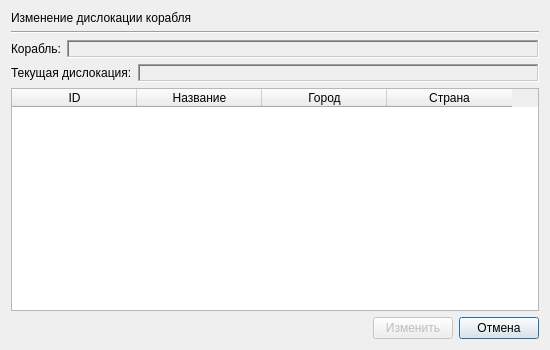
<?xml version="1.0" encoding="UTF-8"?>
<ui version="4.0">
 <class>edit_ship_loc_dialog</class>
 <widget class="QDialog" name="edit_ship_loc_dialog">
  <property name="windowModality">
   <enum>Qt::NonModal</enum>
  </property>
  <property name="geometry">
   <rect>
    <x>0</x>
    <y>0</y>
    <width>550</width>
    <height>350</height>
   </rect>
  </property>
  <property name="minimumSize">
   <size>
    <width>550</width>
    <height>350</height>
   </size>
  </property>
  <property name="maximumSize">
   <size>
    <width>550</width>
    <height>350</height>
   </size>
  </property>
  <property name="windowTitle">
   <string>Изменение дислокации корабля</string>
  </property>
  <layout class="QGridLayout" name="gridLayout">
   <item row="3" column="0" colspan="3">
    <layout class="QGridLayout" name="gridLayout_2">
     <item row="1" column="0">
      <widget class="QLabel" name="label">
       <property name="sizePolicy">
        <sizepolicy hsizetype="Fixed" vsizetype="Preferred">
         <horstretch>0</horstretch>
         <verstretch>0</verstretch>
        </sizepolicy>
       </property>
       <property name="text">
        <string>Текущая дислокация:</string>
       </property>
      </widget>
     </item>
     <item row="1" column="1">
      <widget class="QLabel" name="current_loc">
       <property name="frameShape">
        <enum>QFrame::WinPanel</enum>
       </property>
       <property name="frameShadow">
        <enum>QFrame::Sunken</enum>
       </property>
       <property name="text">
        <string/>
       </property>
      </widget>
     </item>
    </layout>
   </item>
   <item row="4" column="0" colspan="3">
    <widget class="QTableWidget" name="table">
     <property name="editTriggers">
      <set>QAbstractItemView::NoEditTriggers</set>
     </property>
     <property name="selectionMode">
      <enum>QAbstractItemView::SingleSelection</enum>
     </property>
     <property name="selectionBehavior">
      <enum>QAbstractItemView::SelectRows</enum>
     </property>
     <attribute name="horizontalHeaderDefaultSectionSize">
      <number>125</number>
     </attribute>
     <column>
      <property name="text">
       <string>ID</string>
      </property>
     </column>
     <column>
      <property name="text">
       <string>Название</string>
      </property>
     </column>
     <column>
      <property name="text">
       <string>Город</string>
      </property>
     </column>
     <column>
      <property name="text">
       <string>Страна</string>
      </property>
     </column>
    </widget>
   </item>
   <item row="0" column="0" colspan="3">
    <widget class="QLabel" name="label_dialog_inpoject">
     <property name="text">
      <string>Изменение дислокации корабля</string>
     </property>
    </widget>
   </item>
   <item row="5" column="2">
    <widget class="QPushButton" name="cancel_button">
     <property name="sizePolicy">
      <sizepolicy hsizetype="Minimum" vsizetype="Fixed">
       <horstretch>0</horstretch>
       <verstretch>0</verstretch>
      </sizepolicy>
     </property>
     <property name="text">
      <string>Отмена</string>
     </property>
    </widget>
   </item>
   <item row="5" column="0">
    <spacer name="horizontalSpacer">
     <property name="orientation">
      <enum>Qt::Horizontal</enum>
     </property>
     <property name="sizeHint" stdset="0">
      <size>
       <width>40</width>
       <height>20</height>
      </size>
     </property>
    </spacer>
   </item>
   <item row="5" column="1">
    <widget class="QPushButton" name="add_button">
     <property name="enabled">
      <bool>false</bool>
     </property>
     <property name="text">
      <string>Изменить</string>
     </property>
    </widget>
   </item>
   <item row="1" column="0" colspan="3">
    <widget class="Line" name="line">
     <property name="orientation">
      <enum>Qt::Horizontal</enum>
     </property>
    </widget>
   </item>
   <item row="2" column="0" colspan="3">
    <layout class="QGridLayout" name="gridLayout_4">
     <item row="1" column="0">
      <widget class="QLabel" name="label_2">
       <property name="sizePolicy">
        <sizepolicy hsizetype="Fixed" vsizetype="Preferred">
         <horstretch>0</horstretch>
         <verstretch>0</verstretch>
        </sizepolicy>
       </property>
       <property name="text">
        <string>Корабль:</string>
       </property>
      </widget>
     </item>
     <item row="1" column="1">
      <widget class="QLabel" name="current_ship">
       <property name="frameShape">
        <enum>QFrame::WinPanel</enum>
       </property>
       <property name="frameShadow">
        <enum>QFrame::Sunken</enum>
       </property>
       <property name="text">
        <string/>
       </property>
      </widget>
     </item>
    </layout>
   </item>
  </layout>
 </widget>
 <tabstops>
  <tabstop>table</tabstop>
  <tabstop>add_button</tabstop>
  <tabstop>cancel_button</tabstop>
 </tabstops>
 <resources/>
 <connections/>
</ui>
